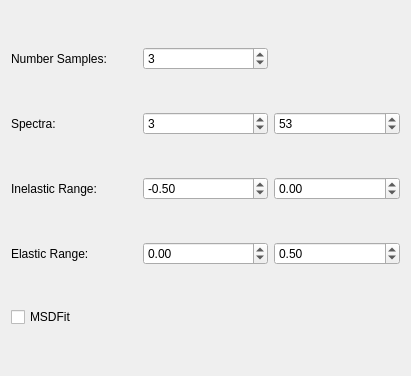
<?xml version="1.0" encoding="UTF-8"?>
<ui version="4.0">
 <class>Form</class>
 <widget class="QWidget" name="Form">
  <property name="geometry">
   <rect>
    <x>0</x>
    <y>0</y>
    <width>411</width>
    <height>376</height>
   </rect>
  </property>
  <property name="windowTitle">
   <string>Form</string>
  </property>
  <layout class="QGridLayout" name="gridLayout">
   <item row="4" column="0">
    <widget class="QCheckBox" name="cb_msdfit">
     <property name="text">
      <string>MSDFit</string>
     </property>
    </widget>
   </item>
   <item row="2" column="1">
    <widget class="QDoubleSpinBox" name="dsb_inelasticMin">
     <property name="minimum">
      <double>-99.000000000000000</double>
     </property>
     <property name="singleStep">
      <double>0.010000000000000</double>
     </property>
     <property name="value">
      <double>-0.500000000000000</double>
     </property>
    </widget>
   </item>
   <item row="0" column="0">
    <widget class="QLabel" name="lb_samples">
     <property name="text">
      <string>Number Samples:</string>
     </property>
    </widget>
   </item>
   <item row="0" column="1">
    <widget class="QSpinBox" name="sb_samples">
     <property name="value">
      <number>3</number>
     </property>
    </widget>
   </item>
   <item row="1" column="2">
    <widget class="QSpinBox" name="sb_spectraMax">
     <property name="maximum">
      <number>500</number>
     </property>
     <property name="value">
      <number>53</number>
     </property>
    </widget>
   </item>
   <item row="2" column="2">
    <widget class="QDoubleSpinBox" name="dsb_inelasticMax">
     <property name="minimum">
      <double>-99.989999999999995</double>
     </property>
     <property name="singleStep">
      <double>0.010000000000000</double>
     </property>
    </widget>
   </item>
   <item row="1" column="1">
    <widget class="QSpinBox" name="sb_spectraMin">
     <property name="maximum">
      <number>500</number>
     </property>
     <property name="value">
      <number>3</number>
     </property>
    </widget>
   </item>
   <item row="1" column="0">
    <widget class="QLabel" name="lb_spectra">
     <property name="text">
      <string>Spectra:</string>
     </property>
    </widget>
   </item>
   <item row="2" column="0">
    <widget class="QLabel" name="lb_inelastic">
     <property name="text">
      <string>Inelastic Range:</string>
     </property>
    </widget>
   </item>
   <item row="3" column="0">
    <widget class="QLabel" name="lb_elastic">
     <property name="text">
      <string>Elastic Range:</string>
     </property>
    </widget>
   </item>
   <item row="3" column="1">
    <widget class="QDoubleSpinBox" name="dsb_elasticMin">
     <property name="minimum">
      <double>-99.989999999999995</double>
     </property>
     <property name="singleStep">
      <double>0.010000000000000</double>
     </property>
    </widget>
   </item>
   <item row="3" column="2">
    <widget class="QDoubleSpinBox" name="dsb_elasticMax">
     <property name="minimum">
      <double>-99.989999999999995</double>
     </property>
     <property name="singleStep">
      <double>0.010000000000000</double>
     </property>
     <property name="value">
      <double>0.500000000000000</double>
     </property>
    </widget>
   </item>
  </layout>
 </widget>
 <resources/>
 <connections/>
</ui>
